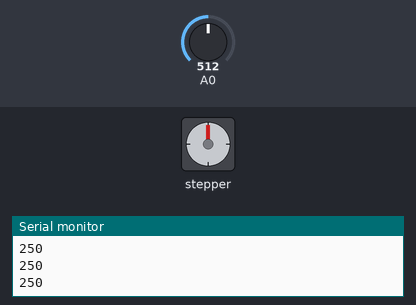
Simulated run of this sketch. Board: Arduino Uno, built with avr-gcc and run on an emulated ATmega328P. Parts: stepper motor, the last lines printed to the serial monitor. The inputs (shaded band) are chosen by the test bench; at power-on: A0 = 512. Stepper angles assume 2048 steps per turn.

Above: at 1.2 s.
1.3 s: A0 set to 716
At 2.5 s:
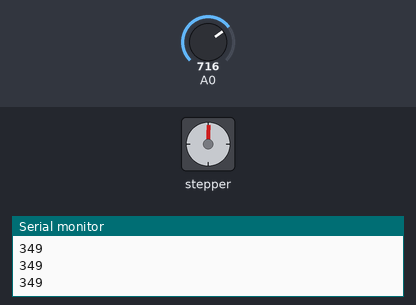
2.8 s: A0 set to 900
At 3.9 s:
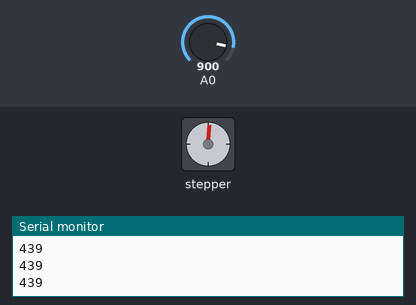
Timing chart, 0 to 5.8 s (numbered marks = the images above; inputs shaded):
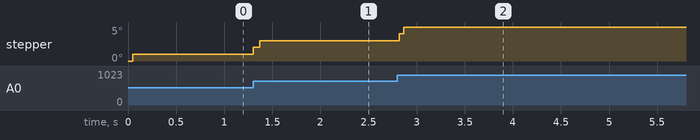

Measured:
- after the input at 1.3 s, stepper: goes 2° 0.07 s, then 3°, starting at once
- after the input at 2.8 s, stepper: goes 4° 0.05 s, then 5°, starting at once

The sketch:

stepper.ino
```cpp
 #include <Stepper.h>


#define STEPS 32


Stepper stepper1(STEPS, 8, 10, 9, 11);
Stepper stepper2(STEPS, 8, 10, 9, 11);

int Pval1 = 0;
int potVal1 = 0;
int Pval2 = 0;
int potVal2 = 0;

void setup() {
  Serial.begin(9600);
  stepper1.setSpeed(200);
  stepper2.setSpeed(200);
}

void loop() {

potVal1= map(analogRead(A0),0,1024,0,500);
potVal2= map(analogRead(A0),0,1024,0,500);
if (potVal1>Pval1)
  stepper1.step(5);
else if (potVal1<Pval1)
  stepper1.step(-5);
if (potVal2>Pval2)
  stepper1.step(5);
else if (potVal2<Pval2)
  stepper1.step(-5);
Pval1 = potVal1;
Pval2 = potVal2;

Serial.println(Pval1); //for debugging
}
```
